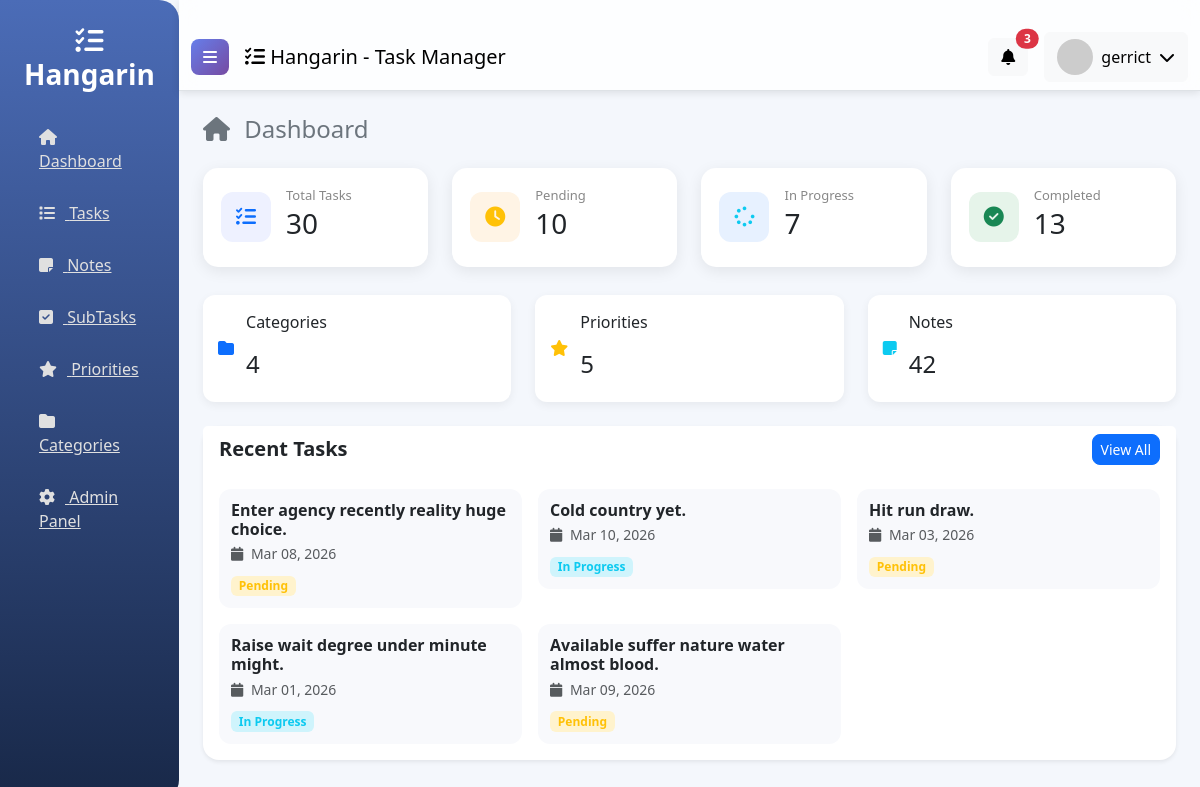
Screenshot of / (signed in) with the database file from the repository.
### tasks/models.py (models this page shows, shortened)
class BaseModel(models.Model):
    created_at = models.DateTimeField(auto_now_add=True)
    updated_at = models.DateTimeField(auto_now=True)
    class Meta:
        abstract = True

class Task(BaseModel):
    title = models.CharField(max_length=255)
    description = models.CharField(max_length=500)
    deadline = models.DateTimeField()
    status = models.CharField(
        max_length=50,
        choices=STATUS_CHOICES,
        default="Pending",
    )
    category = models.ForeignKey(
        Category,
        on_delete=models.SET_NULL,
        null=True,
        blank=True,
        related_name="tasks",
    )
    priority = models.ForeignKey(
        Priority,
        on_delete=models.SET_NULL,
        null=True,
        blank=True,
        related_name="tasks",
    )
    class Meta:
        verbose_name = "Task"
        verbose_name_plural = "Tasks"

### tasks/views.py (the view)
# urls.py: path('', views.HomePageView.as_view(), name='home'),
class HomePageView(LoginRequiredMixin, ListView):
    model = Task
    context_object_name = 'tasks'
    template_name = "home.html"
    login_url = '/accounts/login/'
    def get_context_data(self, **kwargs):
        context = super().get_context_data(**kwargs)
        context['total_tasks'] = Task.objects.count()
        context['pending_count'] = Task.objects.filter(status='Pending').count()
        context['inprogress_count'] = Task.objects.filter(status='In Progress').count()
        context['completed_count'] = Task.objects.filter(status='Completed').count()
        context['total_categories'] = Category.objects.count()
        context['total_priorities'] = Priority.objects.count()
        context['total_notes'] = Note.objects.count()
        context['recent_tasks'] = Task.objects.all().order_by('-created_at')[:5]
        return context

### templates/home.html (shortened to what this page needs)
{% extends 'base.html' %}
{% load static %}
{% block content %}
<div class="row mb-4">
    <div class="col-12">
        <h4 class="text-secondary mb-0">
            <i class="fas fa-home me-2"></i> Dashboard
        </h4>
    </div>
</div>
<div class="row g-4">
    <div class="col-md-3">
        <div class="stat-card">
            <div class="icon bg-primary-soft text-primary">
                <i class="fas fa-tasks"></i>
            </div>
            <div>
                <p class="label">Total Tasks</p>
                <h3>{{ total_tasks }}</h3>
            </div>
        </div>
    </div>
    <div class="col-md-3">
        <div class="stat-card">
            <div class="icon bg-warning-soft text-warning">
                <i class="fas fa-clock"></i>
            </div>
            <div>
                <p class="label">Pending</p>
                <h3>{{ pending_count }}</h3>
            </div>
        </div>
    </div>
    <div class="col-md-3">
        <div class="stat-card">
            <div class="icon bg-info-soft text-info">
                <i class="fas fa-spinner"></i>
            </div>
            <div>
                <p class="label">In Progress</p>
                <h3>{{ inprogress_count }}</h3>
            </div>
        </div>
    </div>
    <div class="col-md-3">
        <div class="stat-card">
            <div class="icon bg-success-soft text-success">
                <i class="fas fa-check-circle"></i>
            </div>
            <div>
                <p class="label">Completed</p>
                <h3>{{ completed_count }}</h3>
            </div>
        </div>
    </div>
</div>
<div class="row g-4 mt-1">
    <div class="col-md-4">
        <div class="mini-card">
            <i class="fas fa-folder text-primary"></i>
            <div>
                <p>Categories</p>
                <h4>{{ total_categories }}</h4>
            </div>
        </div>
    </div>
    <div class="col-md-4">
        <div class="mini-card">
            <i class="fas fa-star text-warning"></i>
            <div>
                <p>Priorities</p>
                <h4>{{ total_priorities }}</h4>
            </div>
        </div>
    </div>
    <div class="col-md-4">
        <div class="mini-card">
            <i class="fas fa-sticky-note text-info"></i>
            <div>
                <p>Notes</p>
                <h4>{{ total_notes }}</h4>
            </div>
        </div>
    </div>
</div>
<div class="row mt-4">
    <div class="col-12">
        <div class="card shadow-sm rounded-4 border-0">
            <div class="card-header bg-white border-0 d-flex justify-content-between align-items-center">
                <h5 class="fw-bold mb-0">Recent Tasks</h5>
                <a href="{% url 'task-list' %}" class="btn btn-sm btn-primary rounded-3">
                    View All
                </a>
            </div>
            <div class="card-body">
                <div class="row g-3">
                    {% for task in recent_tasks %}
                    <div class="col-md-4">
                        <div class="task-mini-card">
                            <h6 class="fw-bold mb-1">{{ task.title }}</h6>
                            <p class="small text-muted mb-2">
                                <i class="fas fa-calendar me-1"></i>
                                {{ task.deadline|date:"M d, Y" }}
                            </p>
                            {% if task.status == 'Completed' %}
                                <span class="badge bg-success-subtle text-success">{{ task.status }}</span>
                            {% elif task.status == 'In Progress' %}
                                <span class="badge bg-info-subtle text-info">{{ task.status }}</span>
                            {% else %}
                                <span class="badge bg-warning-subtle text-warning">{{ task.status }}</span>
                            {% endif %}
                        </div>
                    </div>
                    {% empty %}
                    <div class="col-12 text-center text-muted py-4">
                        No tasks yet
                    </div>
                    {% endfor %}
                </div>
            </div>
        </div>
    </div>
</div>
{% endblock %}

### templates/base.html (shortened to what this page needs)
{% load static %}
<!DOCTYPE html>
<html lang="en">
<head>
    <link href="https://cdn.jsdelivr.net/npm/bootstrap@5.3.0/dist/css/bootstrap.min.css" rel="stylesheet">
    <link rel="stylesheet" href="https://cdnjs.cloudflare.com/ajax/libs/font-awesome/6.4.0/css/all.min.css">
</head>
<body>
    <div class="d-flex">
        <nav id="sidebar">
            <div class="p-4">
                <h3 class="mb-4 text-center">
                    <i class="fas fa-tasks"></i> Hangarin
                </h3>
                <ul class="list-unstyled">
                    <li class="mb-2">
                        <a href="{% url 'home' %}" class="d-block hover-bg">
                            <i class="fas fa-home"></i> Dashboard
                        </a>
                    </li>
                    <li class="mb-2">
                        <a href="{% url 'task-list' %}" class="d-block hover-bg">
                            <i class="fas fa-list"></i> Tasks
                        </a>
                    </li>
                    <li class="mb-2">
                        <a href="{% url 'note-list' %}" class="d-block hover-bg">
                            <i class="fas fa-sticky-note"></i> Notes
                        </a>
                    </li>
                    <li class="mb-2">
                        <a href="{% url 'subtask-list' %}" class="d-block hover-bg">
                            <i class="fas fa-check-square"></i> SubTasks
                        </a>
                    </li>
                    <li class="mb-2">
                        <a href="{% url 'priority-list' %}" class="d-block hover-bg">
                            <i class="fas fa-star"></i> Priorities
                        </a>
                    </li>
                    <li class="mb-2">
                        <a href="{% url 'category-list' %}" class="d-block hover-bg">
                            <i class="fas fa-folder"></i> Categories
                        </a>
                    </li>
                    <li class="mb-2">
                        <a href="/admin/" class="d-block hover-bg">
                            <i class="fas fa-cog"></i> Admin Panel
                        </a>
                    </li>
                </ul>
            </div>
        </nav>
        <div class="flex-fill">
            <nav class="navbar navbar-expand-lg navbar-light border-bottom">
                <div class="container-fluid">
                    <button class="btn btn-primary me-3" id="sidebarToggle">
                        <i class="fas fa-bars"></i>
                    </button>
                    <span class="navbar-brand mb-0 h1">
                        <i class="fas fa-tasks"></i> Hangarin - Task Manager
                    </span>
                    <div class="ms-auto d-flex align-items-center">
                        <div class="dropdown me-3">
                            <button class="btn btn-light position-relative" type="button" id="notificationDropdown" data-bs-toggle="dropdown">
                                <i class="fas fa-bell"></i>
                                <span class="position-absolute top-0 start-100 translate-middle badge rounded-pill bg-danger">
                                    3
                                </span>
                            </button>
                        </div>
                        <div class="dropdown">
                            <button class="btn btn-light d-flex align-items-center" type="button" id="userDropdown" data-bs-toggle="dropdown">
                                <img src="https://ui-avatars.com/api/?name={{ user.username|default:'User' }}&background=007bff&color=fff&size=36"
                                    alt="user" class="rounded-circle me-2" width="36" height="36">
                                <span class="d-none d-md-inline">
                                    {% if user.is_authenticated %}
                                        {{ user.username }}
                                    {% else %}
                                        Guest
                                    {% endif %}
                                </span>
                                <i class="fas fa-chevron-down ms-2"></i>
                            </button>
                        </div>
                    </div>
                </div>
            </nav>
            <div class="container-fluid p-4">
                {% block content %}{% endblock %}
            </div>
        </div>
    </div>
</body>
</html>

### templates/base.html (style rules this page uses)
body { font-family: 'Segoe UI', Tahoma, Geneva, Verdana, sans-serif; background: #f4f7fc; }
#sidebar { background: linear-gradient(180deg, #4b6cb7, #182848); min-height: 100vh; width: 250px; transition: all 0.3s; border-radius: 0 20px 20px 0; }
#sidebar h3 { font-weight: 700; color: #fff; }
#sidebar ul li a { color: #e0e0e0; padding: 10px 15px; border-radius: 10px; display: flex; align-items: center; transition: all 0.3s; }
#sidebar ul li a i { margin-right: 10px; }
.navbar { backdrop-filter: blur(12px); background: rgba(255, 255, 255, 0.8); box-shadow: 0 2px 8px rgba(0,0,0,0.1); }
.navbar .btn-primary { background: linear-gradient(135deg, #667eea, #764ba2); border: none; border-radius: 8px; transition: all 0.3s; }
.container-fluid { padding-top: 1.5rem; }

### templates/home.html (style rules this page uses)
.stat-card { background: #fff; border-radius: 15px; padding: 18px; display: flex; align-items: center; gap: 15px; box-shadow: 0 4px 15px rgba(0,0,0,0.08); transition: 0.25s; }
.icon { width: 50px; height: 50px; border-radius: 12px; display: flex; align-items: center; justify-content: center; font-size: 20px; }
.label { font-size: 13px; color: #888; margin-bottom: 2px; }
.mini-card { background: #fff; border-radius: 12px; padding: 15px; display: flex; align-items: center; gap: 12px; box-shadow: 0 3px 10px rgba(0,0,0,0.06); transition: 0.2s; }
.task-mini-card { background: #f8f9fc; border-radius: 12px; padding: 12px; transition: 0.2s; }
.bg-primary-soft { background: #eef1ff; }
.bg-warning-soft { background: #fff4e5; }
.bg-info-soft { background: #e7f1ff; }
.bg-success-soft { background: #e6f4ea; }
.badge.bg-warning-subtle { background: #fff4e5; }
.badge.bg-info-subtle { background: #e7f1ff; }

### rows the page displays
Task: title "Enter agency recently reality huge choice.", deadline "Mar 08, 2026", status "Pending"
Task: title "Cold country yet.", deadline "Mar 10, 2026", status "In Progress"
Task: title "Hit run draw.", deadline "Mar 03, 2026", status "Pending"
Task: title "Raise wait degree under minute might.", deadline "Mar 01, 2026", status "In Progress"
Task: title "Available suffer nature water almost blood.", deadline "Mar 09, 2026", status "Pending"

### other values shown
{{ user.username }} "gerrict"
{{ total_tasks }} "30"
{{ pending_count }} "10"
{{ inprogress_count }} "7"
{{ completed_count }} "13"
{{ total_categories }} "4"
{{ total_priorities }} "5"
{{ total_notes }} "42"
